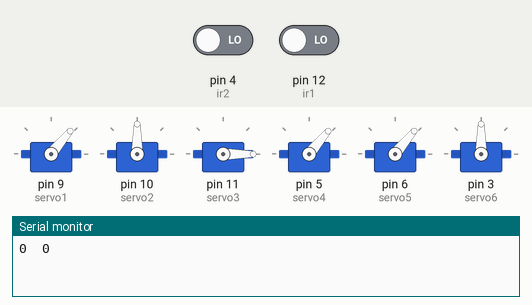
The sketch below on a simulated Arduino Uno, built with avr-gcc and run on an emulated ATmega328P. On the bench: 6 × servo, the last lines printed to the serial monitor. Inputs (shaded band) come from the test bench; at power-on: pin 12 (ir1) LOW, pin 4 (ir2) LOW.

Above: at 1.2 s.
1.3 s: pin 12 (ir1) driven HIGH
At 8.0 s:
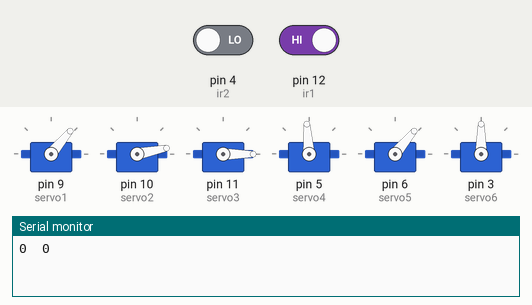
15.8 s: pin 4 (ir2) driven HIGH
At 20.7 s:
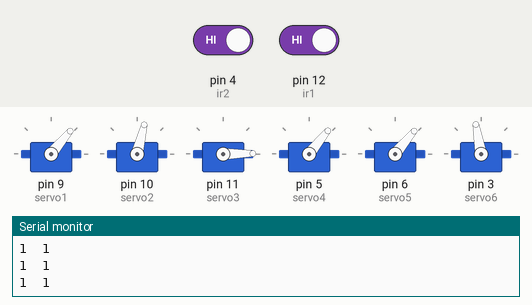
30.3 s: pin 4 (ir2) driven LOW
At 32.8 s:
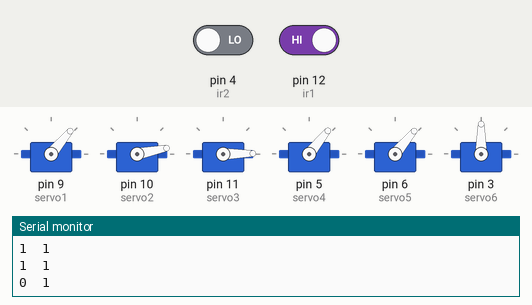
Timing chart, 0 to 58.3 s (numbered marks = the images above; inputs shaded):
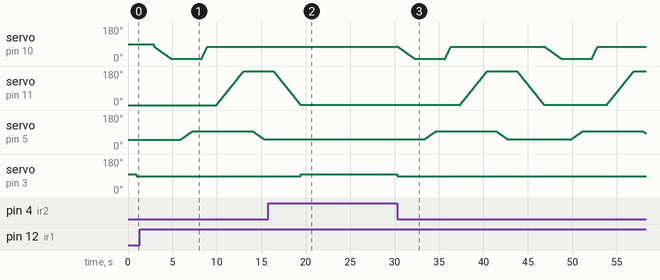

Measured:
- after the input at 15.8 s, servo on pin 10 (servo2): stops changing and stays 76°; servo on pin 5 (servo4): stops changing and stays 51°; servo on pin 3 (servo6): 90° → 100° after 3.6 s
- by itself, servo on pin 5 (servo4): rises from 50° to 95° in 8.1 s, then falls to 51° in 1.3 s

The sketch:

Arm1.ino
```cpp
#include <Servo.h>

Servo servo1;
Servo servo2;
Servo servo3;
Servo servo4;
Servo servo5;
Servo servo6;

const int ir1 = 12;
const int ir2 = 4;

void setup() {
  servo1.attach(9);
  servo2.attach(10);
  servo3.attach(11);
  servo4.attach(5);
  servo5.attach(6);
  servo6.attach(3);

  pinMode(ir1, INPUT);
  pinMode(ir2, INPUT);

  servo3.write(0);
  servo1.write(50);
  servo4.write(50);
  servo5.write(50);
  Serial.begin(9600);
}

void loop() {
  int a = digitalRead(ir2);
  int b = digitalRead(ir1);
  Serial.print(a);
  Serial.print("  ");
  Serial.println(b);
  if(b){
    servo6.write(100);
  }else{
    servo6.write(100);
    delay(900);
    servo6.write(90);
    delay(2000);
  }
  if(a){

  }else{
    servo6.write(90);
    arm();
  }

}


void arm(){

  for (int i = 77 ; i > 10; i--) {
    servo2.write(i);
    delay(30);
  }
  delay(1000);

  for (int i = 50; i < 95; i++) {
    servo4.write(i);
    delay(30);
  }

  delay(1000);

  for (int i = 10 ; i < 77; i++) {
    servo2.write(i);
    delay(10);
  }
  delay(1000);
  for (int i = 0 ; i < 179; i++) {
    servo3.write(i);
    delay(17);
  }
  delay(1000);

  for (int i = 95; i > 50; i--) {
    servo4.write(i);
    delay(30);
  }
  delay(1000);
    for(int i = 179 ; i > 0;i--){
    servo3.write(i);
    delay(17);
   }
}
```
